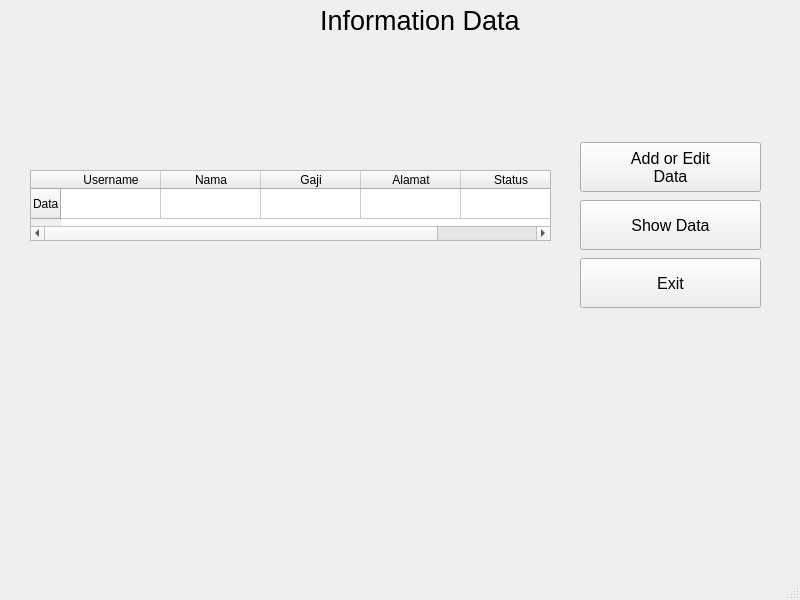
<?xml version="1.0" encoding="UTF-8"?>
<ui version="4.0">
 <class>MainWindow</class>
 <widget class="QMainWindow" name="MainWindow">
  <property name="geometry">
   <rect>
    <x>0</x>
    <y>0</y>
    <width>800</width>
    <height>600</height>
   </rect>
  </property>
  <property name="windowTitle">
   <string>MainWindow</string>
  </property>
  <widget class="QWidget" name="centralwidget">
   <widget class="QLabel" name="label">
    <property name="geometry">
     <rect>
      <x>320</x>
      <y>0</y>
      <width>201</width>
      <height>41</height>
     </rect>
    </property>
    <property name="font">
     <font>
      <pointsize>20</pointsize>
     </font>
    </property>
    <property name="text">
     <string>Information Data</string>
    </property>
   </widget>
   <widget class="QWidget" name="verticalLayoutWidget_2">
    <property name="geometry">
     <rect>
      <x>580</x>
      <y>140</y>
      <width>181</width>
      <height>171</height>
     </rect>
    </property>
    <layout class="QVBoxLayout" name="verticalLayout_2">
     <item>
      <widget class="QPushButton" name="btn_add">
       <property name="maximumSize">
        <size>
         <width>16777215</width>
         <height>50</height>
        </size>
       </property>
       <property name="font">
        <font>
         <pointsize>12</pointsize>
        </font>
       </property>
       <property name="text">
        <string>Add or Edit
Data</string>
       </property>
      </widget>
     </item>
     <item>
      <widget class="QPushButton" name="btn_show">
       <property name="maximumSize">
        <size>
         <width>16777215</width>
         <height>50</height>
        </size>
       </property>
       <property name="font">
        <font>
         <pointsize>12</pointsize>
        </font>
       </property>
       <property name="text">
        <string>Show Data</string>
       </property>
      </widget>
     </item>
     <item>
      <widget class="QPushButton" name="btn_exit">
       <property name="maximumSize">
        <size>
         <width>16777215</width>
         <height>50</height>
        </size>
       </property>
       <property name="font">
        <font>
         <pointsize>12</pointsize>
        </font>
       </property>
       <property name="text">
        <string>Exit</string>
       </property>
      </widget>
     </item>
    </layout>
   </widget>
   <widget class="QWidget" name="verticalLayoutWidget">
    <property name="geometry">
     <rect>
      <x>30</x>
      <y>170</y>
      <width>521</width>
      <height>71</height>
     </rect>
    </property>
    <layout class="QVBoxLayout" name="verticalLayout">
     <item>
      <widget class="QTableWidget" name="tableWidget">
       <property name="layoutDirection">
        <enum>Qt::LeftToRight</enum>
       </property>
       <property name="rowCount">
        <number>1</number>
       </property>
       <property name="columnCount">
        <number>5</number>
       </property>
       <row>
        <property name="text">
         <string>Data</string>
        </property>
       </row>
       <column>
        <property name="text">
         <string>Username</string>
        </property>
       </column>
       <column>
        <property name="text">
         <string>Nama</string>
        </property>
       </column>
       <column>
        <property name="text">
         <string>Gaji</string>
        </property>
       </column>
       <column>
        <property name="text">
         <string>Alamat</string>
        </property>
       </column>
       <column>
        <property name="text">
         <string>Status</string>
        </property>
       </column>
      </widget>
     </item>
    </layout>
   </widget>
  </widget>
  <widget class="QMenuBar" name="menubar">
   <property name="geometry">
    <rect>
     <x>0</x>
     <y>0</y>
     <width>800</width>
     <height>21</height>
    </rect>
   </property>
  </widget>
  <widget class="QStatusBar" name="statusbar"/>
 </widget>
 <resources/>
 <connections/>
</ui>
